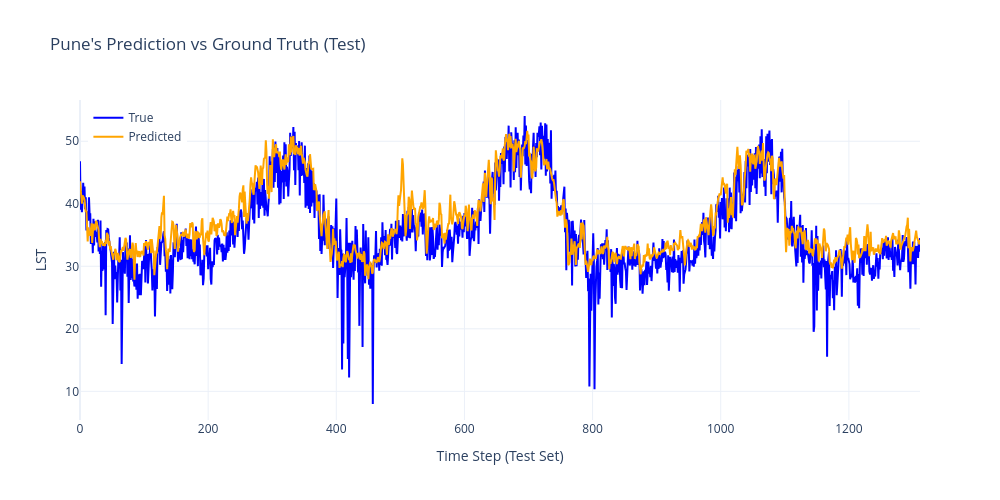

Notebook code for this chart:
### Code cell
plot_predictions_plotly(y_true_pune, y_pred_pune, title="Pune's Prediction vs Ground Truth (Test)")

### Figure 1 — Plotly figure (JSON) as saved in the notebook; plotly's stock layout.template omitted (floating-point values rounded to 4 significant figures; data arrays with more than 128 entries replaced by an {"elided": "..."} marker saying what was removed)
{"data": [{"line": {"color": "blue"}, "mode": "lines", "name": "True", "type": "scatter", "y": {"elided": "1312 float values"}}, {"line": {"color": "orange"}, "mode": "lines", "name": "Predicted", "type": "scatter", "y": {"elided": "1312 float values"}}], "layout": {"height": 500, "legend": {"x": 0.01, "y": 0.99}, "title": {"text": "Pune's Prediction vs Ground Truth (Test)"}, "width": 1000, "xaxis": {"title": {"text": "Time Step (Test Set)"}}, "yaxis": {"title": {"text": "LST"}}}}
